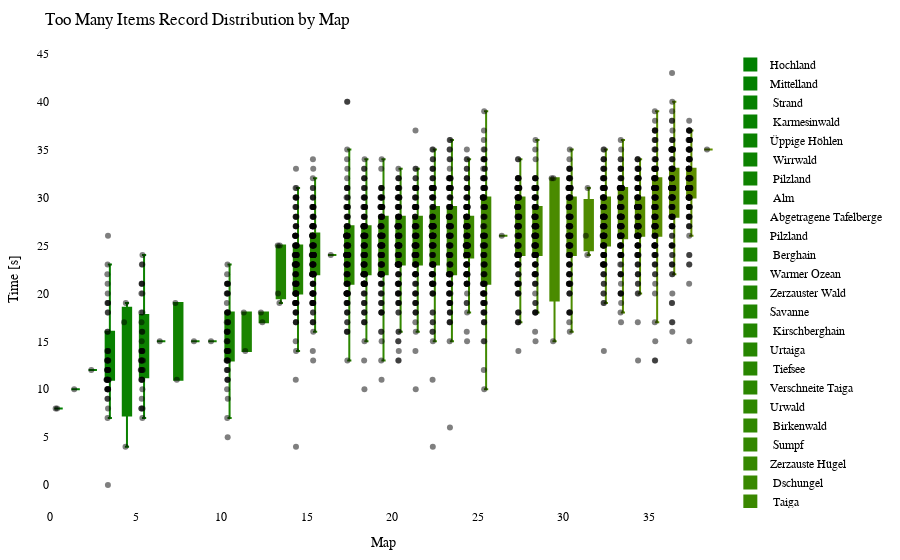

This figure's notebook cell:
### Code cell
import plotly.graph_objects as go
import plotly.io as pio

df = getRecordsDataframe(minigame="Sammelwahn")

# sort df columns by mean value 
df = df.reindex(df.mean().sort_values().index, axis=1)

# drop sum column
df = df.drop(columns=["Sum"])

# remove "Punkte" from all columns
df.columns = df.columns.str.replace('Punkte', '')

cmap = LinearSegmentedColormap.from_list("green_orange", ["green", "orange"])
colors = [to_hex(cmap(i / (num_columns - 1))) for i in range(num_columns)]

# Calculate the offset for centering the data points
num_columns = len(df.columns)
offset = 0.5

# Create a Swarm plot using Plotly
fig = go.Figure()

for i, (column, color) in enumerate(zip(df.columns, colors)):
    x_values = [i + offset] * len(df[column])  # Adjust x-values with offset for horizontal centering
    fig.add_trace(go.Box(x=x_values,
                         y=df[column],
                         name=column,
                         boxpoints='all',
                         pointpos=-0.5,  # Adjust point position to prevent overlapping
                         marker=dict(color='rgba(0,0,0,0.5)', size=6),  # Adjust marker color and size
                         line=dict(color=color),
                         fillcolor=color,
                         hovertext=df_to_html.index,
                         hoverinfo='name+text+y',
                         showlegend=True))

fig.update_layout(title="Too Many Items Record Distribution by Map",
                  xaxis=dict(title="Map"),
                  yaxis=dict(title="Time [s]"),
                  showlegend=True,
                  font=dict(family="Arial", size=12, color="black"),  # Customize font
                  plot_bgcolor="white",  # Set background color
                  margin=dict(l=50, r=50, t=50, b=50),  # Adjust margins for better layout
                  )

pio.show(fig)

pio.write_html(fig, "out/sammel_swarm_plot.html")

### Figure 1 — Plotly figure (JSON) as saved in the notebook; plotly's stock layout.template omitted (floating-point values rounded to 4 significant figures; data arrays with more than 128 entries replaced by an {"elided": "..."} marker saying what was removed)
{"data": [{"boxpoints": "all", "fillcolor": "#008000", "hoverinfo": "name+text+y", "hovertext": {"elided": "133 str values"}, "line": {"color": "#008000"}, "marker": {"color": "rgba(0,0,0,0.5)", "size": 6}, "name": "Hochland", "pointpos": -0.5, "showlegend": true, "type": "box", "x": {"elided": "131 float values"}, "y": {"elided": "131 int values"}}, {"boxpoints": "all", "fillcolor": "#028000", "hoverinfo": "name+text+y", "hovertext": {"elided": "133 str values"}, "line": {"color": "#028000"}, "marker": {"color": "rgba(0,0,0,0.5)", "size": 6}, "name": "Mittelland", "pointpos": -0.5, "showlegend": true, "type": "box", "x": {"elided": "131 float values"}, "y": {"elided": "131 int values"}}, {"boxpoints": "all", "fillcolor": "#058100", "hoverinfo": "name+text+y", "hovertext": {"elided": "133 str values"}, "line": {"color": "#058100"}, "marker": {"color": "rgba(0,0,0,0.5)", "size": 6}, "name": " Strand", "pointpos": -0.5, "showlegend": true, "type": "box", "x": {"elided": "131 float values"}, "y": {"elided": "131 int values"}}, {"boxpoints": "all", "fillcolor": "#078100", "hoverinfo": "name+text+y", "hovertext": {"elided": "133 str values"}, "line": {"color": "#078100"}, "marker": {"color": "rgba(0,0,0,0.5)", "size": 6}, "name": " Karmesinwald", "pointpos": -0.5, "showlegend": true, "type": "box", "x": {"elided": "131 float values"}, "y": {"elided": "131 int values"}}, {"boxpoints": "all", "fillcolor": "#0a8100", "hoverinfo": "name+text+y", "hovertext": {"elided": "133 str values"}, "line": {"color": "#0a8100"}, "marker": {"color": "rgba(0,0,0,0.5)", "size": 6}, "name": "Üppige Höhlen", "pointpos": -0.5, "showlegend": true, "type": "box", "x": {"elided": "131 float values"}, "y": {"elided": "131 int values"}}, {"boxpoints": "all", "fillcolor": "#0c8200", "hoverinfo": "name+text+y", "hovertext": {"elided": "133 str values"}, "line": {"color": "#0c8200"}, "marker": {"color": "rgba(0,0,0,0.5)", "size": 6}, "name": " Wirrwald", "pointpos": -0.5, "showlegend": true, "type": "box", "x": {"elided": "131 float values"}, "y": {"elided": "131 int values"}}, {"boxpoints": "all", "fillcolor": "#0f8200", "hoverinfo": "name+text+y", "hovertext": {"elided": "133 str values"}, "line": {"color": "#0f8200"}, "marker": {"color": "rgba(0,0,0,0.5)", "size": 6}, "name": " Pilzland", "pointpos": -0.5, "showlegend": true, "type": "box", "x": {"elided": "131 float values"}, "y": {"elided": "131 int values"}}, {"boxpoints": "all", "fillcolor": "#118200", "hoverinfo": "name+text+y", "hovertext": {"elided": "133 str values"}, "line": {"color": "#118200"}, "marker": {"color": "rgba(0,0,0,0.5)", "size": 6}, "name": " Alm", "pointpos": -0.5, "showlegend": true, "type": "box", "x": {"elided": "131 float values"}, "y": {"elided": "131 int values"}}, {"boxpoints": "all", "fillcolor": "#148300", "hoverinfo": "name+text+y", "hovertext": {"elided": "133 str values"}, "line": {"color": "#148300"}, "marker": {"color": "rgba(0,0,0,0.5)", "size": 6}, "name": "Abgetragene Tafelberge", "pointpos": -0.5, "showlegend": true, "type": "box", "x": {"elided": "131 float values"}, "y": {"elided": "131 int values"}}, {"boxpoints": "all", "fillcolor": "#178300", "hoverinfo": "name+text+y", "hovertext": {"elided": "133 str values"}, "line": {"color": "#178300"}, "marker": {"color": "rgba(0,0,0,0.5)", "size": 6}, "name": "Pilzland", "pointpos": -0.5, "showlegend": true, "type": "box", "x": {"elided": "131 float values"}, "y": {"elided": "131 int values"}}, {"boxpoints": "all", "fillcolor": "#198400", "hoverinfo": "name+text+y", "hovertext": {"elided": "133 str values"}, "line": {"color": "#198400"}, "marker": {"color": "rgba(0,0,0,0.5)", "size": 6}, "name": " Berghain", "pointpos": -0.5, "showlegend": true, "type": "box", "x": {"elided": "131 float values"}, "y": {"elided": "131 int values"}}, {"boxpoints": "all", "fillcolor": "#1c8400", "hoverinfo": "name+text+y", "hovertext": {"elided": "133 str values"}, "line": {"color": "#1c8400"}, "marker": {"color": "rgba(0,0,0,0.5)", "size": 6}, "name": "Warmer Ozean", "pointpos": -0.5, "showlegend": true, "type": "box", "x": {"elided": "131 float values"}, "y": {"elided": "131 int values"}}, {"boxpoints": "all", "fillcolor": "#1e8400", "hoverinfo": "name+text+y", "hovertext": {"elided": "133 str values"}, "line": {"color": "#1e8400"}, "marker": {"color": "rgba(0,0,0,0.5)", "size": 6}, "name": "Zerzauster Wald", "pointpos": -0.5, "showlegend": true, "type": "box", "x": {"elided": "131 float values"}, "y": {"elided": "131 int values"}}, {"boxpoints": "all", "fillcolor": "#218500", "hoverinfo": "name+text+y", "hovertext": {"elided": "133 str values"}, "line": {"color": "#218500"}, "marker": {"color": "rgba(0,0,0,0.5)", "size": 6}, "name": "Savanne", "pointpos": -0.5, "showlegend": true, "type": "box", "x": {"elided": "131 float values"}, "y": {"elided": "131 int values"}}, {"boxpoints": "all", "fillcolor": "#238500", "hoverinfo": "name+text+y", "hovertext": {"elided": "133 str values"}, "line": {"color": "#238500"}, "marker": {"color": "rgba(0,0,0,0.5)", "size": 6}, "name": " Kirschberghain", "pointpos": -0.5, "showlegend": true, "type": "box", "x": {"elided": "131 float values"}, "y": {"elided": "131 int values"}}, {"boxpoints": "all", "fillcolor": "#268600", "hoverinfo": "name+text+y", "hovertext": {"elided": "133 str values"}, "line": {"color": "#268600"}, "marker": {"color": "rgba(0,0,0,0.5)", "size": 6}, "name": "Urtaiga", "pointpos": -0.5, "showlegend": true, "type": "box", "x": {"elided": "131 float values"}, "y": {"elided": "131 int values"}}, {"boxpoints": "all", "fillcolor": "#288600", "hoverinfo": "name+text+y", "hovertext": {"elided": "133 str values"}, "line": {"color": "#288600"}, "marker": {"color": "rgba(0,0,0,0.5)", "size": 6}, "name": " Tiefsee", "pointpos": -0.5, "showlegend": true, "type": "box", "x": {"elided": "131 float values"}, "y": {"elided": "131 int values"}}, {"boxpoints": "all", "fillcolor": "#2b8600", "hoverinfo": "name+text+y", "hovertext": {"elided": "133 str values"}, "line": {"color": "#2b8600"}, "marker": {"color": "rgba(0,0,0,0.5)", "size": 6}, "name": "Verschneite Taiga", "pointpos": -0.5, "showlegend": true, "type": "box", "x": {"elided": "131 float values"}, "y": {"elided": "131 int values"}}, {"boxpoints": "all", "fillcolor": "#2e8700", "hoverinfo": "name+text+y", "hovertext": {"elided": "133 str values"}, "line": {"color": "#2e8700"}, "marker": {"color": "rgba(0,0,0,0.5)", "size": 6}, "name": "Urwald", "pointpos": -0.5, "showlegend": true, "type": "box", "x": {"elided": "131 float values"}, "y": {"elided": "131 int values"}}, {"boxpoints": "all", "fillcolor": "#308700", "hoverinfo": "name+text+y", "hovertext": {"elided": "133 str values"}, "line": {"color": "#308700"}, "marker": {"color": "rgba(0,0,0,0.5)", "size": 6}, "name": " Birkenwald", "pointpos": -0.5, "showlegend": true, "type": "box", "x": {"elided": "131 float values"}, "y": {"elided": "131 int values"}}, {"boxpoints": "all", "fillcolor": "#338700", "hoverinfo": "name+text+y", "hovertext": {"elided": "133 str values"}, "line": {"color": "#338700"}, "marker": {"color": "rgba(0,0,0,0.5)", "size": 6}, "name": " Sumpf", "pointpos": -0.5, "showlegend": true, "type": "box", "x": {"elided": "131 float values"}, "y": {"elided": "131 int values"}}, {"boxpoints": "all", "fillcolor": "#358800", "hoverinfo": "name+text+y", "hovertext": {"elided": "133 str values"}, "line": {"color": "#358800"}, "marker": {"color": "rgba(0,0,0,0.5)", "size": 6}, "name": "Zerzauste Hügel", "pointpos": -0.5, "showlegend": true, "type": "box", "x": {"elided": "131 float values"}, "y": {"elided": "131 int values"}}, {"boxpoints": "all", "fillcolor": "#388800", "hoverinfo": "name+text+y", "hovertext": {"elided": "133 str values"}, "line": {"color": "#388800"}, "marker": {"color": "rgba(0,0,0,0.5)", "size": 6}, "name": " Dschungel", "pointpos": -0.5, "showlegend": true, "type": "box", "x": {"elided": "131 float values"}, "y": {"elided": "131 int values"}}, {"boxpoints": "all", "fillcolor": "#3a8800", "hoverinfo": "name+text+y", "hovertext": {"elided": "133 str values"}, "line": {"color": "#3a8800"}, "marker": {"color": "rgba(0,0,0,0.5)", "size": 6}, "name": " Taiga", "pointpos": -0.5, "showlegend": true, "type": "box", "x": {"elided": "131 float values"}, "y": {"elided": "131 int values"}}, {"boxpoints": "all", "fillcolor": "#3d8900", "hoverinfo": "name+text+y", "hovertext": {"elided": "133 str values"}, "line": {"color": "#3d8900"}, "marker": {"color": "rgba(0,0,0,0.5)", "size": 6}, "name": " Bambusdschungel", "pointpos": -0.5, "showlegend": true, "type": "box", "x": {"elided": "131 float values"}, "y": {"elided": "131 int values"}}, {"boxpoints": "all", "fillcolor": "#408900", "hoverinfo": "name+text+y", "hovertext": {"elided": "133 str values"}, "line": {"color": "#408900"}, "marker": {"color": "rgba(0,0,0,0.5)", "size": 6}, "name": "Verschneite Ebene", "pointpos": -0.5, "showlegend": true, "type": "box", "x": {"elided": "131 float values"}, "y": {"elided": "131 int values"}}, {"boxpoints": "all", "fillcolor": "#428a00", "hoverinfo": "name+text+y", "hovertext": {"elided": "133 str values"}, "line": {"color": "#428a00"}, "marker": {"color": "rgba(0,0,0,0.5)", "size": 6}, "name": "Savannenhochebene", "pointpos": -0.5, "showlegend": true, "type": "box", "x": {"elided": "131 float values"}, "y": {"elided": "131 int values"}}, {"boxpoints": "all", "fillcolor": "#458a00", "hoverinfo": "name+text+y", "hovertext": {"elided": "133 str values"}, "line": {"color": "#458a00"}, "marker": {"color": "rgba(0,0,0,0.5)", "size": 6}, "name": "Zerzauste Savanne", "pointpos": -0.5, "showlegend": true, "type": "box", "x": {"elided": "131 float values"}, "y": {"elided": "131 int values"}}, {"boxpoints": "all", "fillcolor": "#478a00", "hoverinfo": "name+text+y", "hovertext": {"elided": "133 str values"}, "line": {"color": "#478a00"}, "marker": {"color": "rgba(0,0,0,0.5)", "size": 6}, "name": " Wald", "pointpos": -0.5, "showlegend": true, "type": "box", "x": {"elided": "131 float values"}, "y": {"elided": "131 int values"}}, {"boxpoints": "all", "fillcolor": "#4a8b00", "hoverinfo": "name+text+y", "hovertext": {"elided": "133 str values"}, "line": {"color": "#4a8b00"}, "marker": {"color": "rgba(0,0,0,0.5)", "size": 6}, "name": "Blumenwald", "pointpos": -0.5, "showlegend": true, "type": "box", "x": {"elided": "131 float values"}, "y": {"elided": "131 int values"}}, {"boxpoints": "all", "fillcolor": "#4c8b00", "hoverinfo": "name+text+y", "hovertext": {"elided": "133 str values"}, "line": {"color": "#4c8b00"}, "marker": {"color": "rgba(0,0,0,0.5)", "size": 6}, "name": " Savannenhochebene", "pointpos": -0.5, "showlegend": true, "type": "box", "x": {"elided": "131 float values"}, "y": {"elided": "131 int values"}}, {"boxpoints": "all", "fillcolor": "#4f8b00", "hoverinfo": "name+text+y", "hovertext": {"elided": "133 str values"}, "line": {"color": "#4f8b00"}, "marker": {"color": "rgba(0,0,0,0.5)", "size": 6}, "name": " Sonnenblumenebene", "pointpos": -0.5, "showlegend": true, "type": "box", "x": {"elided": "131 float values"}, "y": {"elided": "131 int values"}}, {"boxpoints": "all", "fillcolor": "#518c00", "hoverinfo": "name+text+y", "hovertext": {"elided": "133 str values"}, "line": {"color": "#518c00"}, "marker": {"color": "rgba(0,0,0,0.5)", "size": 6}, "name": "Lichter Dschungel", "pointpos": -0.5, "showlegend": true, "type": "box", "x": {"elided": "131 float values"}, "y": {"elided": "131 int values"}}, {"boxpoints": "all", "fillcolor": "#548c00", "hoverinfo": "name+text+y", "hovertext": {"elided": "133 str values"}, "line": {"color": "#548c00"}, "marker": {"color": "rgba(0,0,0,0.5)", "size": 6}, "name": "Dichter Wald", "pointpos": -0.5, "showlegend": true, "type": "box", "x": {"elided": "131 float values"}, "y": {"elided": "131 int values"}}, {"boxpoints": "all", "fillcolor": "#578d00", "hoverinfo": "name+text+y", "hovertext": {"elided": "133 str values"}, "line": {"color": "#578d00"}, "marker": {"color": "rgba(0,0,0,0.5)", "size": 6}, "name": "Sonnenblumenebene", "pointpos": -0.5, "showlegend": true, "type": "box", "x": {"elided": "131 float values"}, "y": {"elided": "131 int values"}}, {"boxpoints": "all", "fillcolor": "#598d00", "hoverinfo": "name+text+y", "hovertext": {"elided": "133 str values"}, "line": {"color": "#598d00"}, "marker": {"color": "rgba(0,0,0,0.5)", "size": 6}, "name": " Ebene", "pointpos": -0.5, "showlegend": true, "type": "box", "x": {"elided": "131 float values"}, "y": {"elided": "131 int values"}}, {"boxpoints": "all", "fillcolor": "#5c8d00", "hoverinfo": "name+text+y", "hovertext": {"elided": "133 str values"}, "line": {"color": "#5c8d00"}, "marker": {"color": "rgba(0,0,0,0.5)", "size": 6}, "name": " Savanne", "pointpos": -0.5, "showlegend": true, "type": "box", "x": {"elided": "131 float values"}, "y": {"elided": "131 int values"}}, {"boxpoints": "all", "fillcolor": "#5e8e00", "hoverinfo": "name+text+y", "hovertext": {"elided": "133 str values"}, "line": {"color": "#5e8e00"}, "marker": {"color": "rgba(0,0,0,0.5)", "size": 6}, "name": " Blumenwald", "pointpos": -0.5, "showlegend": true, "type": "box", "x": {"elided": "131 float values"}, "y": {"elided": "131 int values"}}, {"boxpoints": "all", "fillcolor": "#618e00", "hoverinfo": "name+text+y", "hovertext": {"elided": "133 str values"}, "line": {"color": "#618e00"}, "marker": {"color": "rgba(0,0,0,0.5)", "size": 6}, "name": " Tropfsteinhöhlen", "pointpos": -0.5, "showlegend": true, "type": "box", "x": {"elided": "131 float values"}, "y": {"elided": "131 int values"}}], "layout": {"font": {"color": "black", "family": "Arial", "size": 12}, "margin": {"b": 50, "l": 50, "r": 50, "t": 50}, "plot_bgcolor": "white", "showlegend": true, "title": {"text": "Too Many Items Record Distribution by Map"}, "xaxis": {"title": {"text": "Map"}}, "yaxis": {"title": {"text": "Time [s]"}}}}
